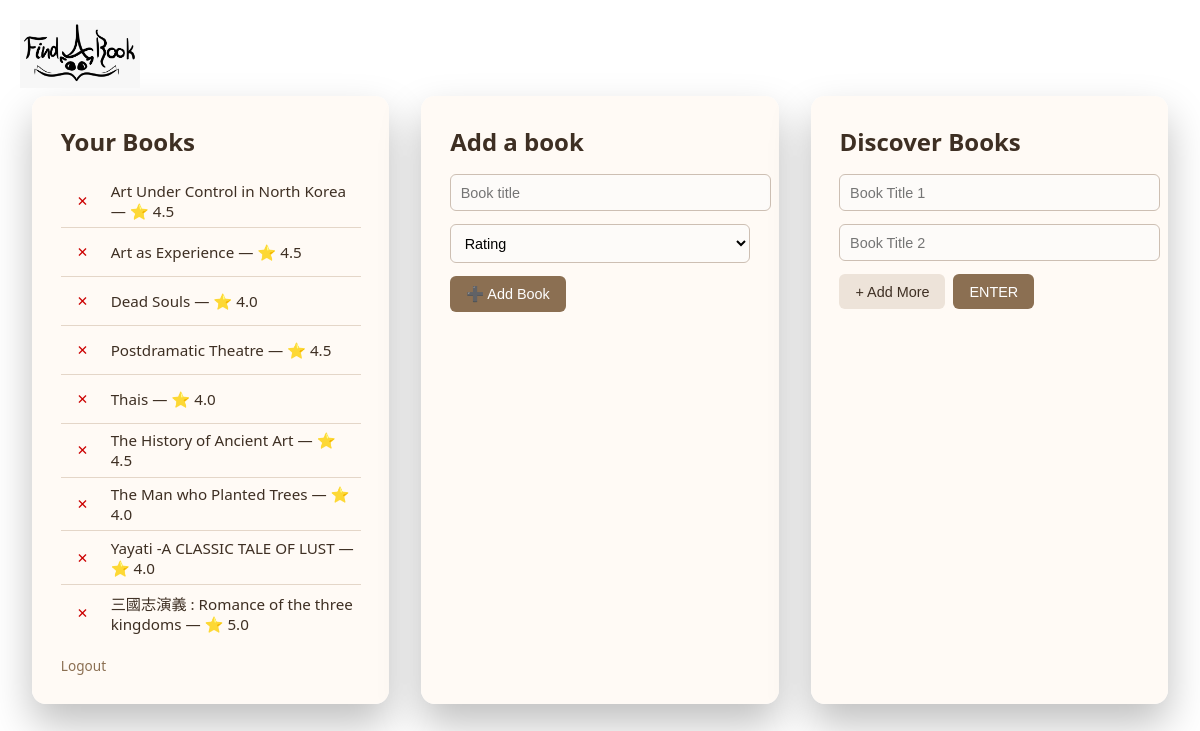
The app's page /dashboard (signed in) with its own data.
### app/model/user_book.py (models this page shows)
class UserBook(Base):
    __tablename__ = "user_books"
    user_id = Column(
        Integer,
        ForeignKey("users.id"),
        primary_key=True
    )
    book_id = Column(
        Integer,
        ForeignKey("books.id"),
        primary_key=True
    )
    rating = Column(Float, nullable=False)
    __table_args__ = (
        CheckConstraint(
            "rating >= 0.5 AND rating <= 5",
            name="rating_range"
        ),
    )

### app/routes.py (the view)
@main_bp.route("/dashboard")
def dashboard():
    if not require_login():
        return redirect(url_for("auth.login"))
    is_guest = session.get("is_guest", False)
    users_books_and_ratings = []
    if not is_guest:
        user_id = session["user_id"]
        service = MatchingService()
        users_books_and_ratings = service.get_users_books(user_id)
        service.db.close()
    return render_template(
        "dashboard.html",
        books_ratings=users_books_and_ratings,
        is_guest=is_guest  # HTML sayfasına misafir olup olmadığını söylüyoruz
    )

### app/repo/fyb_repo.py (called while the page is built)
    def get_book_titles_and_ratings_for_user(self, user_id: int) -> List[Tuple[int, str, int]]:
        rows = (
            self.db.query(
                Book.id,
                Book.title,
                UserBook.rating
            )
            .join(UserBook, Book.id == UserBook.book_id)
            .filter(UserBook.user_id == user_id)
            .order_by(Book.title)
            .all()
        )
        return rows  # [(id, title, rating)]

### app/routes.py (called while the page is built)
def require_login():
    return "user_id" in session or session.get("is_guest")

### app/service/matching_service.py (called while the page is built)
    def get_users_books(self, user_id: int) -> Union[List[Any], List[Tuple[Book, int]]]:
        titles_and_ratings = self.repo.get_book_titles_and_ratings_for_user(user_id)
        books_and_ratings = [tuple((Book(id=row[0], title=row[1]), row[2])) for row in titles_and_ratings]
        if not books_and_ratings:
            return []
        return books_and_ratings

### app/ui/template/dashboard.html (shortened to what this page needs)
<!DOCTYPE html>
<html lang="en">
<head>
</head>
<body>
<img src="{{ url_for('static', filename='logo_cat.jpeg') }}" alt="Logo" class="page-logo">
<div class="dashboard">
    <div class="container">
        <h2>Your Books</h2>
        <ul class="no-bullets">
        {% for book, rating in books_ratings %}
            <li>
                <form method="post"
                      action="/delete-book"
                      style="display:inline">
                    <button type="submit"
                            style="
                                background:none;
                                border:none;
                                color:#c00;
                                cursor:pointer;
                                font-size:0.9em;
                            "
                            title="Remove from my list">
                        ✕
                    </button>
                </form>
                {{ book.title }} — ⭐ {{ rating }}
            </li>
        {% else %}
            <li>No books yet</li>
        {% endfor %}
    </ul>
        <a href="/logout">Logout</a>
    </div>
    <div class="container">
        <h2>Add a book</h2>
<form method="post" action="/add-book">
  <input
    type="text"
    name="title"
    placeholder="Book title"
    required
  >
  <select name="rating" required>
    <option value="">Rating</option>
  </select>
  <button type="submit">➕ Add Book</button>
</form>
    </div>
    <div class="container">
        <h2>Discover Books</h2>
        <form id="searchForm" action="/results" method="POST">
            <div id="input-container">
                <input type="text" name="book1" placeholder="Book Title 1" required>
                <input type="text" name="book2" placeholder="Book Title 2" required>
            </div>
            <div class="controls">
                <button type="button" id="add-btn">+ Add More</button>
                <button type="submit">ENTER</button>
            </div>
        </form>
    </div>
</div>
</body>
</html>

### records on screen
UserBook: title "Art Under Control in North Korea", rating "4.5"
UserBook: title "Art as Experience", rating "4.5"
UserBook: title "Dead Souls", rating "4.0"
UserBook: title "Postdramatic Theatre", rating "4.5"
UserBook: title "Thais", rating "4.0"
UserBook: title "The History of Ancient Art", rating "4.5"
UserBook: title "The Man who Planted Trees", rating "4.0"
UserBook: title "Yayati -A CLASSIC TALE OF LUST", rating "4.0"
UserBook: title "三國志演義 : Romance of the three kingdoms", rating "5.0"
